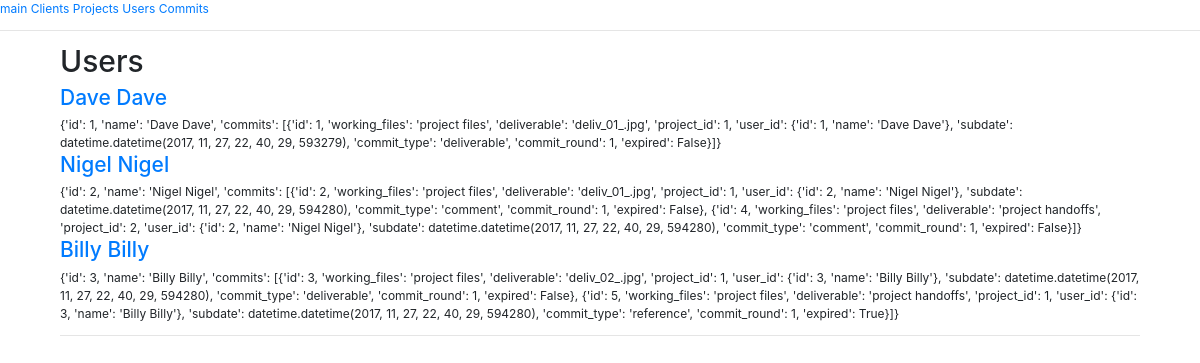
/user, run on an earlier commit of the app's database.
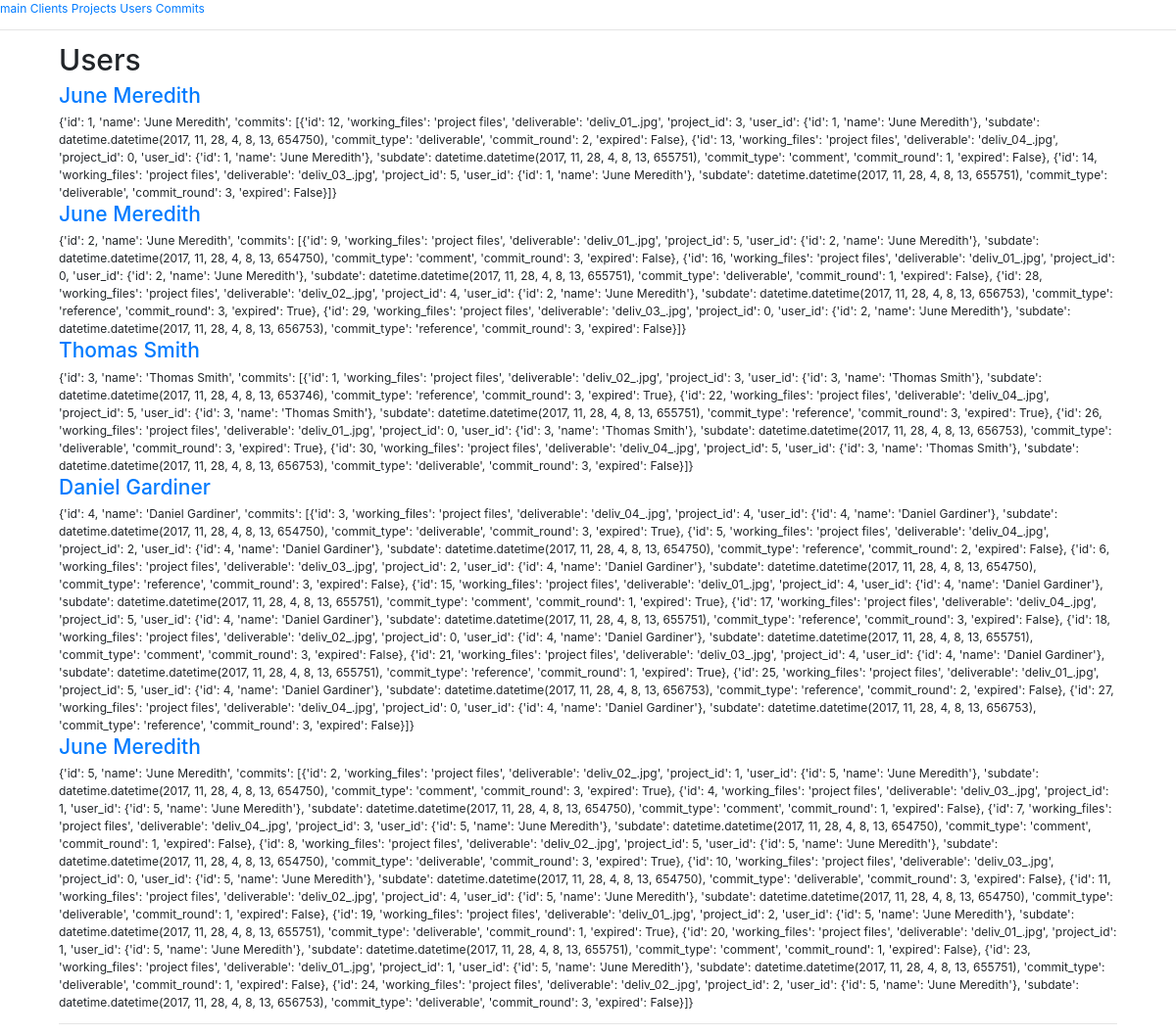
And on a later commit of the database.
### app.py (models this page shows, shortened)
class User(db.Model):
    id = db.Column(db.Integer, primary_key=True)
    name = db.Column(db.String(80), nullable=False)
    commits = db.relationship('Commit',
        backref=db.backref('User', lazy=True))

### app.py (the view)
@app.route('/user')
def users():
    data = module.func.user_all()
    return render_template('users.html', data=data)

### module/func.py (called while the page is built)
def scheme_user(row, basic=False):
    if basic == False:
        commits = []
        for commit in row.commits:
            commits.append(scheme_commit(commit))
        return {
            'id': row.id,
            'name': row.name,
            'commits': commits
        }
    else:
        return {
            'id': row.id,
            'name': row.name
        }

def scheme_commit(row):
    user_row = app.User.query.filter_by(id=row.user_id).first()
    user = {
        'id': user_row.id,
        'name': user_row.name
    }
    return {
        'id': row.id,
        'working_files': row.working_files,
        'deliverable': row.deliverable,
        'project_id': row.project_id,
        'user_id': user,
        'subdate': row.subdate,
        'commit_type': row.commit_type,
        'commit_round': row.commit_round,
        'expired': row.expired
    }

def user_all():
    output = []
    rows = app.User.query.all()
    for row in rows:
        x = scheme_user(row)
        output.append(x)
    return output

### templates/users.html
{% extends "base.html" %}
{% block content %}
<h1>Users</h1>
{% for user in data %}
<div>
    <h3><a href="/user/{{user.id}}">{{user.name}}</a></h3>
        {{user}}
    </div>
{% endfor %}
{% endblock %}

What changed in the data, as far as the page shows it:
changed User (number 1 of 5 on the later page): name "Dave Dave" → "June Meredith"; user "{'id': 1, 'name': 'Dave Dave', 'commits': [{'id': 1, 'working_files': 'project files', 'deliverable': 'deliv_01_.jpg', 'project_id': 1, 'user_id': {'id': 1, 'name': 'Dave Dave'}, 'subdate': datetime.datetime(2017, 11, 27, 22, 40, 29, 593279), 'commit_type': 'deliverable', 'commit_round': 1, 'expired': False}]}" → "{'id': 1, 'name': 'June Meredith', 'commits': [{'id': 12, 'working_files': 'project files', 'deliverable': 'deliv_01_.jpg', 'project_id': 3, 'user_id': {'id': 1, 'name': 'June Meredith'}, 'subdate': datetime.datetime(2017, 11, 28, 4, 8, 13, 654750), 'commit_type': 'deliverable', 'commit_round': 2, 'expired': False}, {'id': 13, 'working_files': 'project files', 'deliverable': 'deliv_04_.jpg', 'project_id': 0, 'user_id': {'id': 1, 'name': 'June Meredith'}, 'subdate': datetime.datetime(2017, 11, 28, 4, 8, 13, 655751), 'commit_type': 'comment', 'commit_round': 1, 'expired': False}, {'id': 14, 'working_files': 'project files', 'deliverable': 'deliv_03_.jpg', 'project_id': 5, 'user_id': {'id': 1,…"
changed User (number 2 of 5 on the later page): name "Nigel Nigel" → "June Meredith"; user "{'id': 2, 'name': 'Nigel Nigel', 'commits': [{'id': 2, 'working_files': 'project files', 'deliverable': 'deliv_01_.jpg', 'project_id': 1, 'user_id': {'id': 2, 'name': 'Nigel Nigel'}, 'subdate': datetime.datetime(2017, 11, 27, 22, 40, 29, 594280), 'commit_type': 'comment', 'commit_round': 1, 'expired': False}, {'id': 4, 'working_files': 'project files', 'deliverable': 'project handoffs', 'project_id': 2, 'user_id': {'id': 2, 'name': 'Nigel Nigel'}, 'subdate': datetime.datetime(2017, 11, 27, 22, 40, 29, 594280), 'commit_type': 'comment', 'commit_round': 1, 'expired': False}]}" → "{'id': 2, 'name': 'June Meredith', 'commits': [{'id': 9, 'working_files': 'project files', 'deliverable': 'deliv_01_.jpg', 'project_id': 5, 'user_id': {'id': 2, 'name': 'June Meredith'}, 'subdate': datetime.datetime(2017, 11, 28, 4, 8, 13, 654750), 'commit_type': 'comment', 'commit_round': 3, 'expired': False}, {'id': 16, 'working_files': 'project files', 'deliverable': 'deliv_01_.jpg', 'project_id': 0, 'user_id': {'id': 2, 'name': 'June Meredith'}, 'subdate': datetime.datetime(2017, 11, 28, 4, 8, 13, 655751), 'commit_type': 'deliverable', 'commit_round': 1, 'expired': False}, {'id': 28, 'working_files': 'project files', 'deliverable': 'deliv_02_.jpg', 'project_id': 4, 'user_id': {'id': 2,…"
changed User: name "Billy Billy" → "Thomas Smith"; user "{'id': 3, 'name': 'Billy Billy', 'commits': [{'id': 3, 'working_files': 'project files', 'deliverable': 'deliv_02_.jpg', 'project_id': 1, 'user_id': {'id': 3, 'name': 'Billy Billy'}, 'subdate': datetime.datetime(2017, 11, 27, 22, 40, 29, 594280), 'commit_type': 'deliverable', 'commit_round': 1, 'expired': False}, {'id': 5, 'working_files': 'project files', 'deliverable': 'project handoffs', 'project_id': 1, 'user_id': {'id': 3, 'name': 'Billy Billy'}, 'subdate': datetime.datetime(2017, 11, 27, 22, 40, 29, 594280), 'commit_type': 'reference', 'commit_round': 1, 'expired': True}]}" → "{'id': 3, 'name': 'Thomas Smith', 'commits': [{'id': 1, 'working_files': 'project files', 'deliverable': 'deliv_02_.jpg', 'project_id': 3, 'user_id': {'id': 3, 'name': 'Thomas Smith'}, 'subdate': datetime.datetime(2017, 11, 28, 4, 8, 13, 653746), 'commit_type': 'reference', 'commit_round': 3, 'expired': True}, {'id': 22, 'working_files': 'project files', 'deliverable': 'deliv_04_.jpg', 'project_id': 5, 'user_id': {'id': 3, 'name': 'Thomas Smith'}, 'subdate': datetime.datetime(2017, 11, 28, 4, 8, 13, 655751), 'commit_type': 'reference', 'commit_round': 3, 'expired': True}, {'id': 26, 'working_files': 'project files', 'deliverable': 'deliv_01_.jpg', 'project_id': 0, 'user_id': {'id': 3,…"
added User: name "Daniel Gardiner", user "{'id': 4, 'name': 'Daniel Gardiner', 'commits': [{'id': 3, 'working_files': 'project files', 'deliverable': 'deliv_04_.jpg', 'project_id': 4, 'user_id': {'id': 4, 'name': 'Daniel Gardiner'}, 'subdate': datetime.datetime(2017, 11, 28, 4, 8, 13, 654750), 'commit_type': 'deliverable', 'commit_round': 3, 'expired': True}, {'id': 5, 'working_files': 'project files', 'deliverable': 'deliv_04_.jpg', 'project_id': 2, 'user_id': {'id': 4, 'name': 'Daniel Gardiner'}, 'subdate': datetime.datetime(2017, 11, 28, 4, 8, 13, 654750), 'commit_type': 'reference', 'commit_round': 2, 'expired': False}, {'id': 6, 'working_files': 'project files', 'deliverable': 'deliv_03_.jpg', 'project_id': 2, 'user_id':…"
added User: name "June Meredith", user "{'id': 5, 'name': 'June Meredith', 'commits': [{'id': 2, 'working_files': 'project files', 'deliverable': 'deliv_02_.jpg', 'project_id': 1, 'user_id': {'id': 5, 'name': 'June Meredith'}, 'subdate': datetime.datetime(2017, 11, 28, 4, 8, 13, 654750), 'commit_type': 'comment', 'commit_round': 3, 'expired': True}, {'id': 4, 'working_files': 'project files', 'deliverable': 'deliv_03_.jpg', 'project_id': 1, 'user_id': {'id': 5, 'name': 'June Meredith'}, 'subdate': datetime.datetime(2017, 11, 28, 4, 8, 13, 654750), 'commit_type': 'comment', 'commit_round': 1, 'expired': False}, {'id': 7, 'working_files': 'project files', 'deliverable': 'deliv_04_.jpg', 'project_id': 3, 'user_id': {'id': 5, 'name':…"
